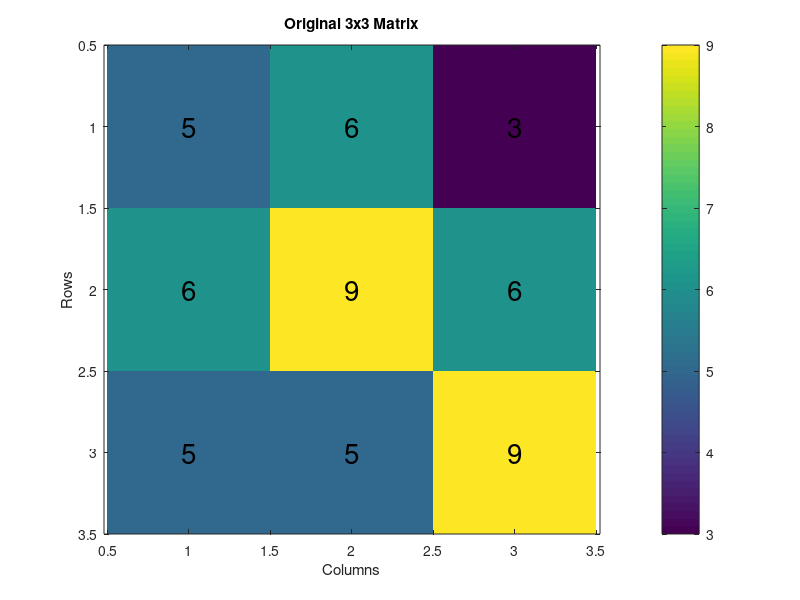
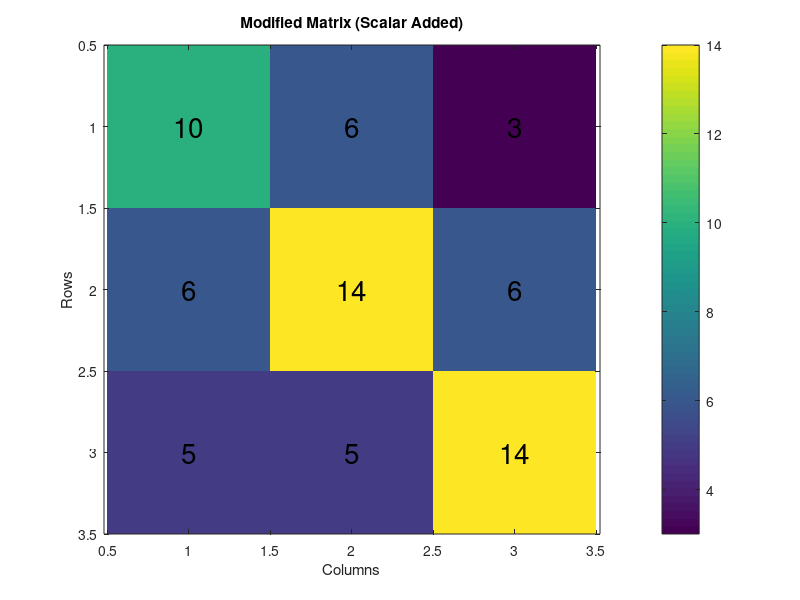

Recreate these plots in MATLAB, in order.
% Clear workspace, command window, and close all figures
clc; clear; close all;

% Create a 3x3 square matrix with random values
squareMatrix = randi(10, 3, 3); % Generate a 3x3 matrix with integers between 1 and 10

% Define a scalar value
scalar = 5;

% Create a 3x3 identity matrix
identityMatrix = eye(3);

%%%%%%% TODO %%%%%%%
% Add the scalar multiplied by the identity matrix to the original matrix
% The form of equation is 'result = matrix + scalar*identity_matrix'
% Refer to the lecture slide 24
modifiedMatrix = squareMatrix + scalar * identityMatrix;
%%%%%%%%%%%%%%%%%%%%

% Create and visualize the original square matrix in a new figure
figure;
imagesc(squareMatrix); % Display the matrix as a color image
title('Original 3x3 Matrix');
xlabel('Columns');
ylabel('Rows');
colorbar; % Show a color scale
axis equal tight; % Adjust axes to fit tightly around the data
% Add text annotations for each element in the original matrix
[numRows, numCols] = size(squareMatrix);
for row = 1:numRows
    for col = 1:numCols
        text(col, row, num2str(squareMatrix(row, col), '%d'), ...
            'HorizontalAlignment', 'center', ...
            'VerticalAlignment', 'middle', ...
            'FontSize',20);
    end
end

% Create and visualize the modified matrix in a new figure
figure;
imagesc(modifiedMatrix); % Display the modified matrix as a color image
title('Modified Matrix (Scalar Added)');
xlabel('Columns');
ylabel('Rows');
colorbar; % Show a color scale
axis equal tight; % Adjust axes to fit tightly around the data
% Add text annotations for each element in the modified matrix
for row = 1:numRows
    for col = 1:numCols
        text(col, row, num2str(modifiedMatrix(row, col), '%d'), ...
            'HorizontalAlignment', 'center', ...
            'VerticalAlignment', 'middle', ...
            'FontSize',20);
    end
end
